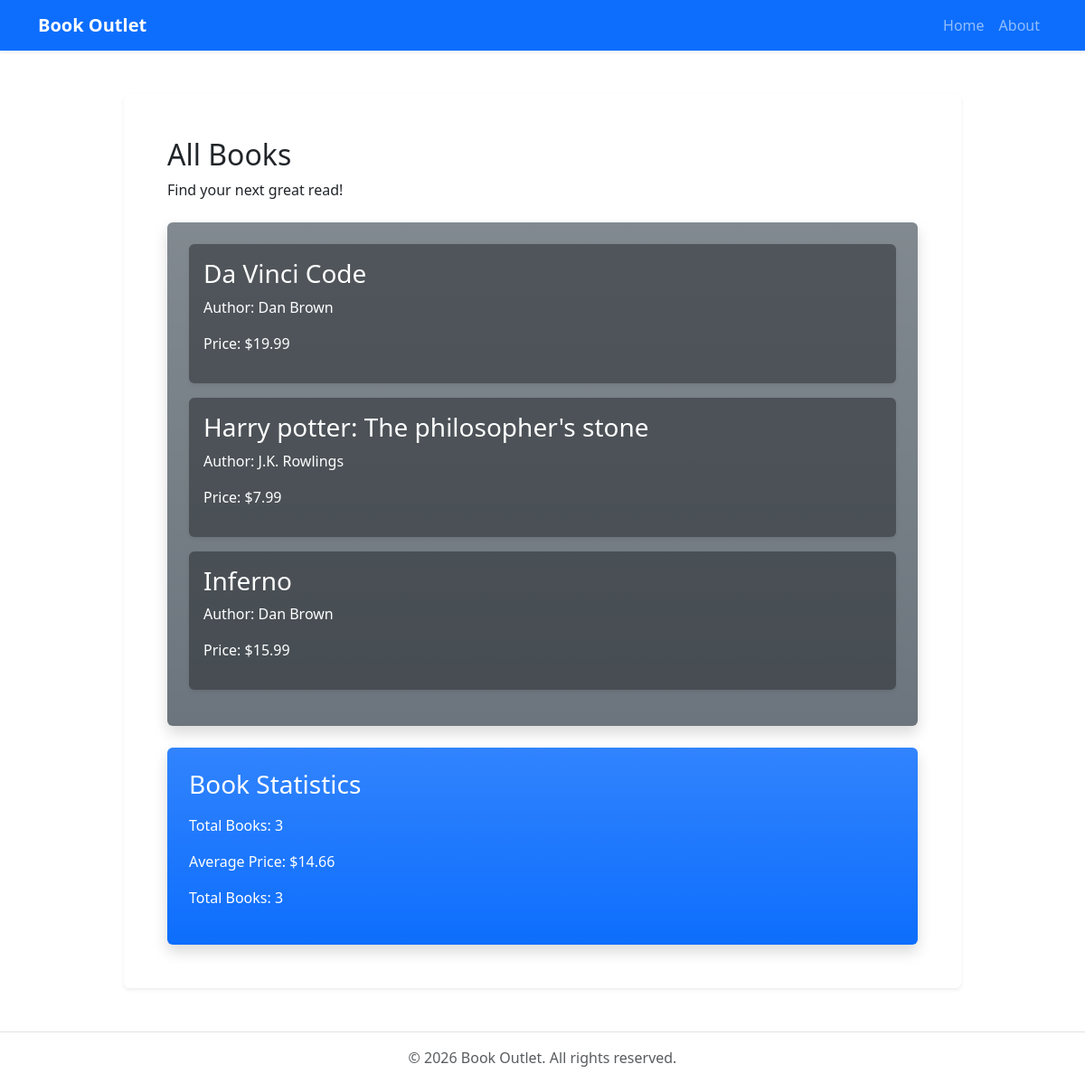
The app's page /, older data.
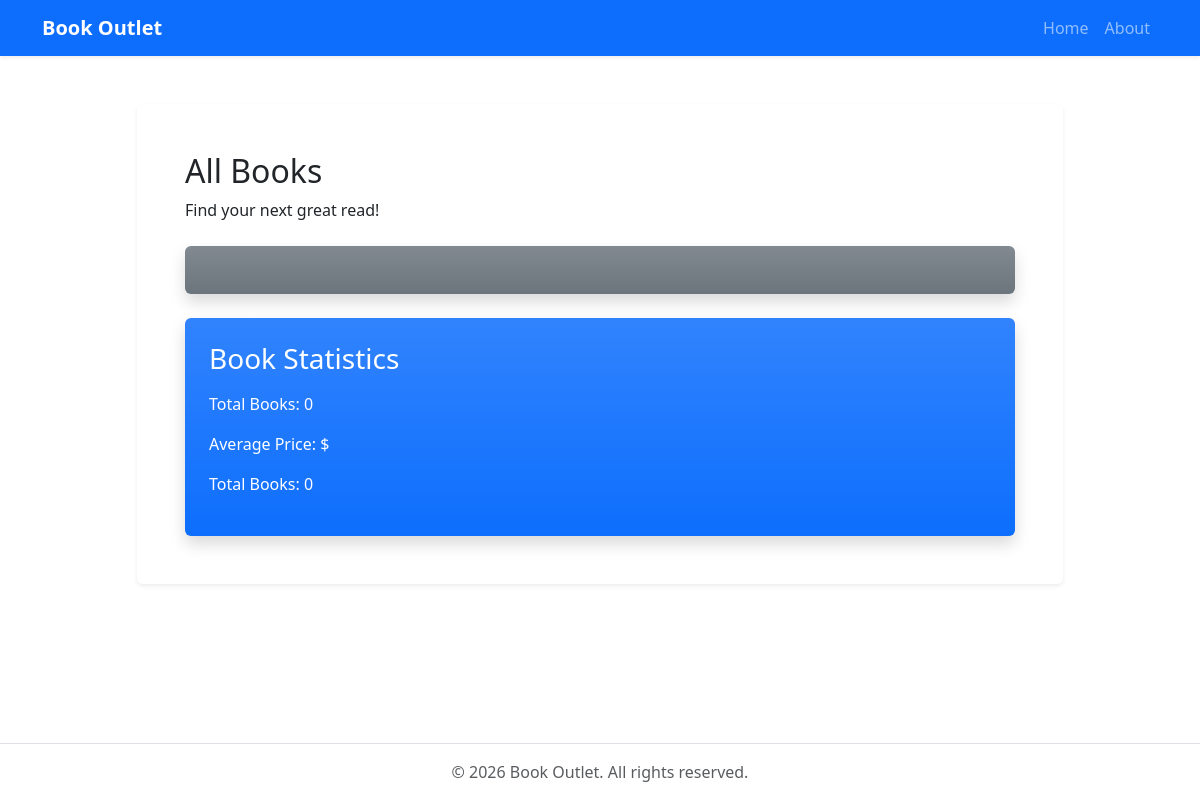
The same page, newer data.
### book_outlet/models.py (models this page shows, shortened)
class Book(models.Model):
    title = models.CharField(max_length=200)
    rating = models.DecimalField(max_digits=3, decimal_places=2)
    author = models.ForeignKey('Author', on_delete=models.CASCADE, null=True)
    price = models.DecimalField(max_digits=6, decimal_places=2)
    stock = models.IntegerField()
    slug = models.SlugField(default="", null=False, db_index=True, editable=False)
    description = models.TextField(blank=True)

class Author(models.Model):
    first_name = models.CharField(max_length=50)
    last_name = models.CharField(max_length=50)
    def __str__(self):
        return f"{self.first_name} {self.last_name}"

### book_outlet/views.py (the view)
# urls.py: path('', views.home, name='home'),
def home(request):
    books = Book.objects.all().order_by('title')
    num_books = books.count()
    book_stats = Book.objects.aggregate(avg_price=Avg('price'), total_books=Count('id'))
    return render(request, 'book_outlet/index.html', {'books': books, 'num_books': num_books, 'book_stats': book_stats})

### book_outlet/templates/book_outlet/index.html (shortened to what this page needs)
{% extends 'book_outlet/base.html' %}
{% block content %}
    <h2 class="mb-2">All Books</h2>
    <p class="mb-4">Find your next great read!</p>
    <div class="book-list bg-secondary bg-gradient text-white rounded p-4 shadow">
        {% for book in books %}
            <div class="book-card bg-dark bg-opacity-50 rounded p-3 mb-3 shadow-sm">
                <a href="{% url 'book_detail' book.slug %}" class="book-item d-block text-decoration-none text-white">
                    <h3>{{ book.title }}</h3>
                    <p>Author: {{ book.author }}</p>
                    <p>Price: ${{ book.price }}</p>
                </a>
            </div>
        {% endfor %}
    </div>
    <div class="book-stats mt-4 bg-primary bg-gradient text-white rounded p-4 shadow">
        <h3 class="mb-3">Book Statistics</h3>
        <p>Total Books: {{ num_books }}</p>
        <p>Average Price: ${{ book_stats.avg_price|floatformat:2 }}</p>
        <p>Total Books: {{ book_stats.total_books }}</p>
    </div>
{% endblock %}

Row changes from the older to the newer data that the page shows:
removed Book: title "Da Vinci Code", author "Dan Brown", price "19.99"
removed Book: title "Harry potter: The philosopher's stone", author "J.K. Rowlings", price "7.99"
removed Book: title "Inferno", author "Dan Brown", price "15.99"
Text that changed along with them:
{{ num_books }}: "3" → "0"
{{ book_stats.total_books }}: "3" → "0"
{{ book_stats.avg_price|floatformat:2 }}: "14.66" → (not shown)
